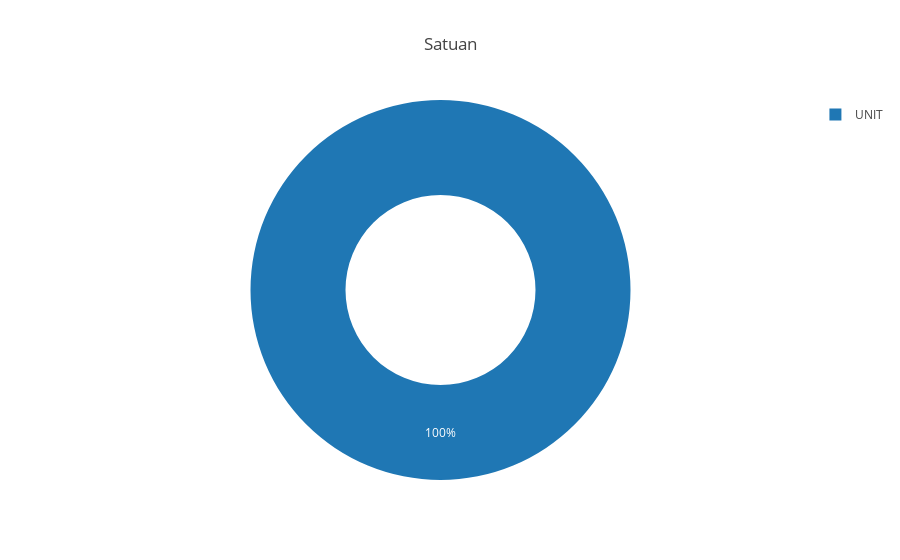

This figure's notebook cell:
### Markdown cell above
### **Berapa persen frekuensi kemunculan Satuan Unit dalam data?**

### Code cell
bivariate_visualization_pie(
    data=data,
    names='satuan',
    title='Satuan',
    hole=0.5
)

### Figure 1 — Plotly figure (JSON) as saved in the notebook; plotly's stock layout.template omitted (floating-point values rounded to 4 significant figures; data arrays with more than 128 entries replaced by an {"elided": "..."} marker saying what was removed)
{"data": [{"domain": {"x": [0, 1], "y": [0, 1]}, "hole": 0.5, "hovertemplate": "satuan=%{label}<extra></extra>", "labels": {"elided": "405 str values"}, "legendgroup": "", "name": "", "showlegend": true, "type": "pie"}], "layout": {"autosize": true, "legend": {"tracegroupgap": 0}, "title": {"text": "Satuan"}}}
